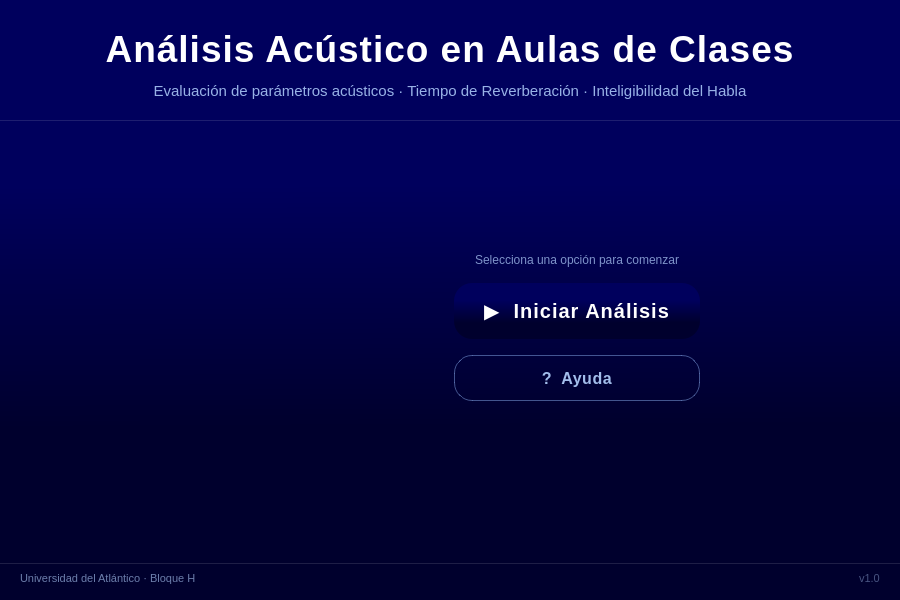
<?xml version="1.0" encoding="UTF-8"?>
<ui version="4.0">
 <class>formVentanaPrincipal</class>
 <widget class="QWidget" name="formVentanaPrincipal">
  <property name="geometry">
   <rect>
    <x>0</x>
    <y>0</y>
    <width>900</width>
    <height>600</height>
   </rect>
  </property>
  <property name="windowTitle">
   <string>Form</string>
  </property>
  <property name="styleSheet">
   <string notr="true">/* ── Fondo principal ── */

QWidget{
background-color: qlineargradient(spread:pad, x1:0.488, y1:0, x2:0.495, y2:1, stop:0.306818 rgba(0, 0, 93, 255), stop:0.710227 rgba(0, 0, 45, 255))
}



/* ── Frames internos transparentes ── */
QFrame {
    background-color: transparent;
    border: none;
}

/* ── Separador horizontal ── */
QFrame#lineSeparador {
    background-color: rgba(255, 255, 255, 0.15);
    border: none;
    min-height: 0px;
    max-height: 0px;
}

/* ── Título principal ── */
QLabel#labelMainTittle {
    color: #FFFFFF;
    font-family: &quot;Segoe UI&quot;, &quot;Arial&quot;, sans-serif;
    font-size: 28pt;
    font-weight: 700;
    letter-spacing: 1px;
    background: transparent;
}

/* ── Subtítulo / descripción ── */
QLabel#labelSubTitulo {
    color: rgba(180, 210, 255, 0.85);
    font-family: &quot;Segoe UI&quot;, &quot;Arial&quot;, sans-serif;
    font-size: 11pt;
    font-weight: 400;
    background: transparent;
}

/* ── Label GIF ── */
QLabel#labelSuperior {
    background: transparent;
}

/* ── Botón primario: Iniciar ── */
QPushButton#botonIniciar {
    background-color: qlineargradient(
        spread:pad, x1:0, y1:0, x2:1, y2:1,
        stop:0.0 rgba(30, 80, 200, 255),
        stop:1.0 rgba(60, 140, 255, 255)
    );
    color: #FFFFFF;
    font-family: &quot;Segoe UI&quot;, &quot;Arial&quot;, sans-serif;
    font-size: 15pt;
    font-weight: 700;
    border: none;
    border-radius: 18px;
    padding: 14px 30px;
    letter-spacing: 1px;
}
QPushButton#botonIniciar:hover {
    background-color: qlineargradient(
        spread:pad, x1:0, y1:0, x2:1, y2:1,
        stop:0.0 rgba(50, 110, 230, 255),
        stop:1.0 rgba(90, 170, 255, 255)
    );
}
QPushButton#botonIniciar:pressed {
    background-color: rgba(30, 60, 160, 255);
}

/* ── Botón secundario: Ayuda ── */
QPushButton#botonAyuda {
    background-color: transparent;
    color: rgba(180, 210, 255, 0.90);
    font-family: &quot;Segoe UI&quot;, &quot;Arial&quot;, sans-serif;
    font-size: 12pt;
    font-weight: 500;
    border: 1px solid rgba(150, 190, 255, 0.45);
    border-radius: 18px;
    padding: 10px 30px;
    letter-spacing: 0.5px;
}
QPushButton#botonAyuda:hover {
    background-color: rgba(100, 160, 255, 0.12);
    border: 1px solid rgba(180, 210, 255, 0.70);
    color: #FFFFFF;
}
QPushButton#botonAyuda:pressed {
    background-color: rgba(100, 160, 255, 0.25);
}

/* ── Footer labels ── */
QLabel#labelUniversidad {
    color: rgba(180, 210, 255, 0.60);
    font-family: &quot;Segoe UI&quot;, &quot;Arial&quot;, sans-serif;
    font-size: 8pt;
    background: transparent;
}
QLabel#labelVersion {
    color: rgba(180, 210, 255, 0.40);
    font-family: &quot;Segoe UI&quot;, &quot;Arial&quot;, sans-serif;
    font-size: 8pt;
    background: transparent;
}
</string>
  </property>
  <layout class="QVBoxLayout" name="verticalLayout">
   <property name="spacing">
    <number>0</number>
   </property>
   <property name="leftMargin">
    <number>0</number>
   </property>
   <property name="topMargin">
    <number>0</number>
   </property>
   <property name="rightMargin">
    <number>0</number>
   </property>
   <property name="bottomMargin">
    <number>0</number>
   </property>
   <item>
    <widget class="QStackedWidget" name="stackedWidget">
     <property name="styleSheet">
      <string notr="true">QFrame { background-color: transparent; border: none; }</string>
     </property>
     <property name="frameShape">
      <enum>QFrame::NoFrame</enum>
     </property>
     <widget class="QWidget" name="stackedWidgetPage1">
      <property name="styleSheet">
       <string notr="true"/>
      </property>
      <layout class="QVBoxLayout" name="verticalLayout_2">
       <property name="spacing">
        <number>0</number>
       </property>
       <property name="leftMargin">
        <number>0</number>
       </property>
       <property name="topMargin">
        <number>0</number>
       </property>
       <property name="rightMargin">
        <number>0</number>
       </property>
       <property name="bottomMargin">
        <number>0</number>
       </property>
       <item>
        <widget class="QFrame" name="frameHeader">
         <property name="minimumSize">
          <size>
           <width>0</width>
           <height>120</height>
          </size>
         </property>
         <property name="frameShape">
          <enum>QFrame::NoFrame</enum>
         </property>
         <layout class="QVBoxLayout" name="verticalLayout_header">
          <property name="spacing">
           <number>6</number>
          </property>
          <property name="leftMargin">
           <number>40</number>
          </property>
          <property name="topMargin">
           <number>28</number>
          </property>
          <property name="rightMargin">
           <number>40</number>
          </property>
          <property name="bottomMargin">
           <number>14</number>
          </property>
          <item>
           <widget class="QLabel" name="labelMainTittle">
            <property name="text">
             <string>&lt;html&gt;&lt;head/&gt;&lt;body&gt;&lt;p align=&quot;center&quot;&gt;Análisis Acústico en Aulas de Clases&lt;/p&gt;&lt;/body&gt;&lt;/html&gt;</string>
            </property>
           </widget>
          </item>
          <item>
           <widget class="QLabel" name="labelSubTitulo">
            <property name="text">
             <string>&lt;html&gt;&lt;head/&gt;&lt;body&gt;&lt;p align=&quot;center&quot;&gt;Evaluación de parámetros acústicos · Tiempo de Reverberación · Inteligibilidad del Habla&lt;/p&gt;&lt;/body&gt;&lt;/html&gt;</string>
            </property>
           </widget>
          </item>
         </layout>
        </widget>
       </item>
       <item>
        <widget class="QFrame" name="lineSeparadorTop">
         <property name="minimumSize">
          <size>
           <width>0</width>
           <height>1</height>
          </size>
         </property>
         <property name="maximumSize">
          <size>
           <width>16777215</width>
           <height>1</height>
          </size>
         </property>
         <property name="styleSheet">
          <string notr="true">background-color: rgba(255, 255, 255, 0.12); border: none;</string>
         </property>
         <property name="frameShape">
          <enum>QFrame::NoFrame</enum>
         </property>
        </widget>
       </item>
       <item>
        <widget class="QFrame" name="frameMainMiddle">
         <property name="frameShape">
          <enum>QFrame::StyledPanel</enum>
         </property>
         <property name="lineWidth">
          <number>0</number>
         </property>
         <layout class="QHBoxLayout" name="horizontalLayout_middle">
          <property name="spacing">
           <number>0</number>
          </property>
          <property name="leftMargin">
           <number>0</number>
          </property>
          <property name="topMargin">
           <number>0</number>
          </property>
          <property name="rightMargin">
           <number>0</number>
          </property>
          <property name="bottomMargin">
           <number>0</number>
          </property>
          <item>
           <widget class="QFrame" name="frameGif">
            <property name="frameShape">
             <enum>QFrame::NoFrame</enum>
            </property>
            <property name="lineWidth">
             <number>0</number>
            </property>
            <layout class="QVBoxLayout" name="verticalLayout_gif">
             <property name="leftMargin">
              <number>30</number>
             </property>
             <property name="topMargin">
              <number>20</number>
             </property>
             <property name="rightMargin">
              <number>10</number>
             </property>
             <property name="bottomMargin">
              <number>20</number>
             </property>
             <item>
              <widget class="QLabel" name="labelSuperior">
               <property name="minimumSize">
                <size>
                 <width>0</width>
                 <height>280</height>
                </size>
               </property>
               <property name="text">
                <string/>
               </property>
               <property name="alignment">
                <set>Qt::AlignCenter</set>
               </property>
              </widget>
             </item>
            </layout>
           </widget>
          </item>
          <item>
           <widget class="QFrame" name="frameBotones">
            <property name="layoutDirection">
             <enum>Qt::LeftToRight</enum>
            </property>
            <property name="frameShape">
             <enum>QFrame::NoFrame</enum>
            </property>
            <property name="lineWidth">
             <number>0</number>
            </property>
            <layout class="QVBoxLayout" name="verticalLayout_botones">
             <property name="spacing">
              <number>16</number>
             </property>
             <property name="sizeConstraint">
              <enum>QLayout::SetDefaultConstraint</enum>
             </property>
             <property name="leftMargin">
              <number>200</number>
             </property>
             <property name="rightMargin">
              <number>200</number>
             </property>
             <property name="bottomMargin">
              <number>40</number>
             </property>
             <item>
              <spacer name="verticalSpacerTop">
               <property name="orientation">
                <enum>Qt::Vertical</enum>
               </property>
               <property name="sizeHint" stdset="0">
                <size>
                 <width>20</width>
                 <height>40</height>
                </size>
               </property>
              </spacer>
             </item>
             <item>
              <widget class="QLabel" name="labelAcciones">
               <property name="text">
                <string>&lt;html&gt;&lt;head/&gt;&lt;body&gt;&lt;p align=&quot;center&quot;&gt;&lt;span style=&quot;color:rgba(180,210,255,0.70); font-size:9pt;&quot;&gt;Selecciona una opción para comenzar&lt;/span&gt;&lt;/p&gt;&lt;/body&gt;&lt;/html&gt;</string>
               </property>
               <property name="alignment">
                <set>Qt::AlignCenter</set>
               </property>
              </widget>
             </item>
             <item>
              <widget class="QPushButton" name="botonIniciar">
               <property name="sizePolicy">
                <sizepolicy hsizetype="Preferred" vsizetype="Preferred">
                 <horstretch>0</horstretch>
                 <verstretch>0</verstretch>
                </sizepolicy>
               </property>
               <property name="minimumSize">
                <size>
                 <width>220</width>
                 <height>56</height>
                </size>
               </property>
               <property name="maximumSize">
                <size>
                 <width>320</width>
                 <height>56</height>
                </size>
               </property>
               <property name="cursor">
                <cursorShape>PointingHandCursor</cursorShape>
               </property>
               <property name="text">
                <string>▶  Iniciar Análisis</string>
               </property>
               <property name="autoDefault">
                <bool>false</bool>
               </property>
              </widget>
             </item>
             <item>
              <widget class="QPushButton" name="botonAyuda">
               <property name="minimumSize">
                <size>
                 <width>220</width>
                 <height>46</height>
                </size>
               </property>
               <property name="maximumSize">
                <size>
                 <width>320</width>
                 <height>46</height>
                </size>
               </property>
               <property name="cursor">
                <cursorShape>PointingHandCursor</cursorShape>
               </property>
               <property name="layoutDirection">
                <enum>Qt::LeftToRight</enum>
               </property>
               <property name="text">
                <string>?  Ayuda</string>
               </property>
              </widget>
             </item>
             <item>
              <spacer name="verticalSpacerBottom">
               <property name="orientation">
                <enum>Qt::Vertical</enum>
               </property>
               <property name="sizeHint" stdset="0">
                <size>
                 <width>20</width>
                 <height>40</height>
                </size>
               </property>
              </spacer>
             </item>
            </layout>
           </widget>
          </item>
         </layout>
        </widget>
       </item>
       <item>
        <widget class="QFrame" name="lineSeparadorBottom">
         <property name="minimumSize">
          <size>
           <width>0</width>
           <height>1</height>
          </size>
         </property>
         <property name="maximumSize">
          <size>
           <width>16777215</width>
           <height>1</height>
          </size>
         </property>
         <property name="styleSheet">
          <string notr="true">background-color: rgba(255, 255, 255, 0.12); border: none;</string>
         </property>
         <property name="frameShape">
          <enum>QFrame::NoFrame</enum>
         </property>
        </widget>
       </item>
       <item>
        <widget class="QFrame" name="frameFooter">
         <property name="minimumSize">
          <size>
           <width>0</width>
           <height>36</height>
          </size>
         </property>
         <property name="maximumSize">
          <size>
           <width>16777215</width>
           <height>36</height>
          </size>
         </property>
         <property name="frameShape">
          <enum>QFrame::NoFrame</enum>
         </property>
         <layout class="QHBoxLayout" name="horizontalLayout_footer">
          <property name="leftMargin">
           <number>20</number>
          </property>
          <property name="topMargin">
           <number>0</number>
          </property>
          <property name="rightMargin">
           <number>20</number>
          </property>
          <property name="bottomMargin">
           <number>8</number>
          </property>
          <item>
           <widget class="QLabel" name="labelUniversidad">
            <property name="text">
             <string>Universidad del Atlántico · Bloque H</string>
            </property>
           </widget>
          </item>
          <item>
           <spacer name="horizontalSpacerFooter">
            <property name="orientation">
             <enum>Qt::Horizontal</enum>
            </property>
            <property name="sizeHint" stdset="0">
             <size>
              <width>40</width>
              <height>20</height>
             </size>
            </property>
           </spacer>
          </item>
          <item>
           <widget class="QLabel" name="labelVersion">
            <property name="text">
             <string>v1.0</string>
            </property>
           </widget>
          </item>
         </layout>
        </widget>
       </item>
      </layout>
     </widget>
    </widget>
   </item>
  </layout>
 </widget>
 <resources/>
 <connections/>
</ui>
